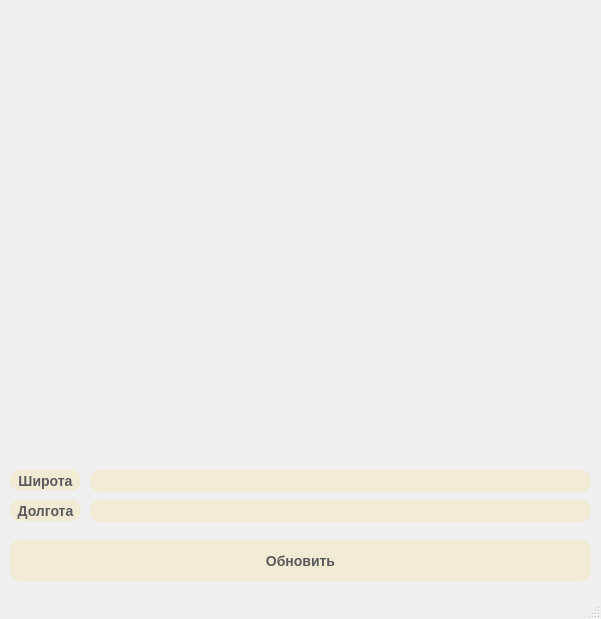
<?xml version="1.0" encoding="UTF-8"?>
<ui version="4.0">
 <class>MainWindow</class>
 <widget class="QMainWindow" name="MainWindow">
  <property name="geometry">
   <rect>
    <x>0</x>
    <y>0</y>
    <width>601</width>
    <height>619</height>
   </rect>
  </property>
  <property name="windowTitle">
   <string>MainWindow</string>
  </property>
  <property name="styleSheet">
   <string notr="true"/>
  </property>
  <widget class="QWidget" name="centralwidget">
   <property name="styleSheet">
    <string notr="true"/>
   </property>
   <widget class="QLabel" name="image">
    <property name="geometry">
     <rect>
      <x>0</x>
      <y>0</y>
      <width>600</width>
      <height>450</height>
     </rect>
    </property>
    <property name="styleSheet">
     <string notr="true">background-color: rgba(242, 232, 201, 180);\ncolor: rgb(255, 255, 255);\nborder-style: outset;\nborder-widht:2px;\nborder-radius:10px;\nborder-color:black;\nfont:bold 14px;</string>
    </property>
    <property name="text">
     <string/>
    </property>
   </widget>
   <widget class="QLabel" name="label_2">
    <property name="geometry">
     <rect>
      <x>10</x>
      <y>470</y>
      <width>71</width>
      <height>21</height>
     </rect>
    </property>
    <property name="styleSheet">
     <string notr="true">background-color: rgba(242, 232, 201, 180);
color: rgb(90, 90, 90);
border-style: outset;
border-widht:2px;
border-radius:10px;
border-color:black;
font:bold 14px;</string>
    </property>
    <property name="text">
     <string>Широта</string>
    </property>
    <property name="alignment">
     <set>Qt::AlignCenter</set>
    </property>
   </widget>
   <widget class="QLabel" name="label_3">
    <property name="geometry">
     <rect>
      <x>10</x>
      <y>500</y>
      <width>71</width>
      <height>21</height>
     </rect>
    </property>
    <property name="styleSheet">
     <string notr="true">background-color: rgba(242, 232, 201, 180);
color: rgb(90, 90, 90);
border-style: outset;
border-widht:2px;
border-radius:10px;
border-color:black;
font:bold 14px;</string>
    </property>
    <property name="text">
     <string>Долгота</string>
    </property>
    <property name="textFormat">
     <enum>Qt::AutoText</enum>
    </property>
    <property name="scaledContents">
     <bool>false</bool>
    </property>
    <property name="alignment">
     <set>Qt::AlignCenter</set>
    </property>
   </widget>
   <widget class="QLineEdit" name="line_latitude">
    <property name="geometry">
     <rect>
      <x>90</x>
      <y>470</y>
      <width>501</width>
      <height>22</height>
     </rect>
    </property>
    <property name="styleSheet">
     <string notr="true">background-color: rgba(242, 232, 201, 180);
color: rgb(90, 90, 90);
border-style: outset;
border-widht:2px;
border-radius:10px;
border-color:black;
font:bold 14px;</string>
    </property>
   </widget>
   <widget class="QLineEdit" name="line_altitude">
    <property name="geometry">
     <rect>
      <x>90</x>
      <y>500</y>
      <width>501</width>
      <height>22</height>
     </rect>
    </property>
    <property name="styleSheet">
     <string notr="true">background-color: rgba(242, 232, 201, 180);
color: rgb(90, 90, 90);
border-style: outset;
border-widht:2px;
border-radius:10px;
border-color:black;
font:bold 14px;</string>
    </property>
   </widget>
   <widget class="QPushButton" name="pushButton">
    <property name="geometry">
     <rect>
      <x>10</x>
      <y>540</y>
      <width>581</width>
      <height>41</height>
     </rect>
    </property>
    <property name="styleSheet">
     <string notr="true">background-color: rgba(242, 232, 201, 180);
color: rgb(90, 90, 90);
border-style: outset;
border-widht:2px;
border-radius:10px;
border-color:black;
font:bold 14px;</string>
    </property>
    <property name="text">
     <string>Обновить</string>
    </property>
   </widget>
  </widget>
  <widget class="QStatusBar" name="statusbar"/>
 </widget>
 <resources/>
 <connections/>
</ui>
